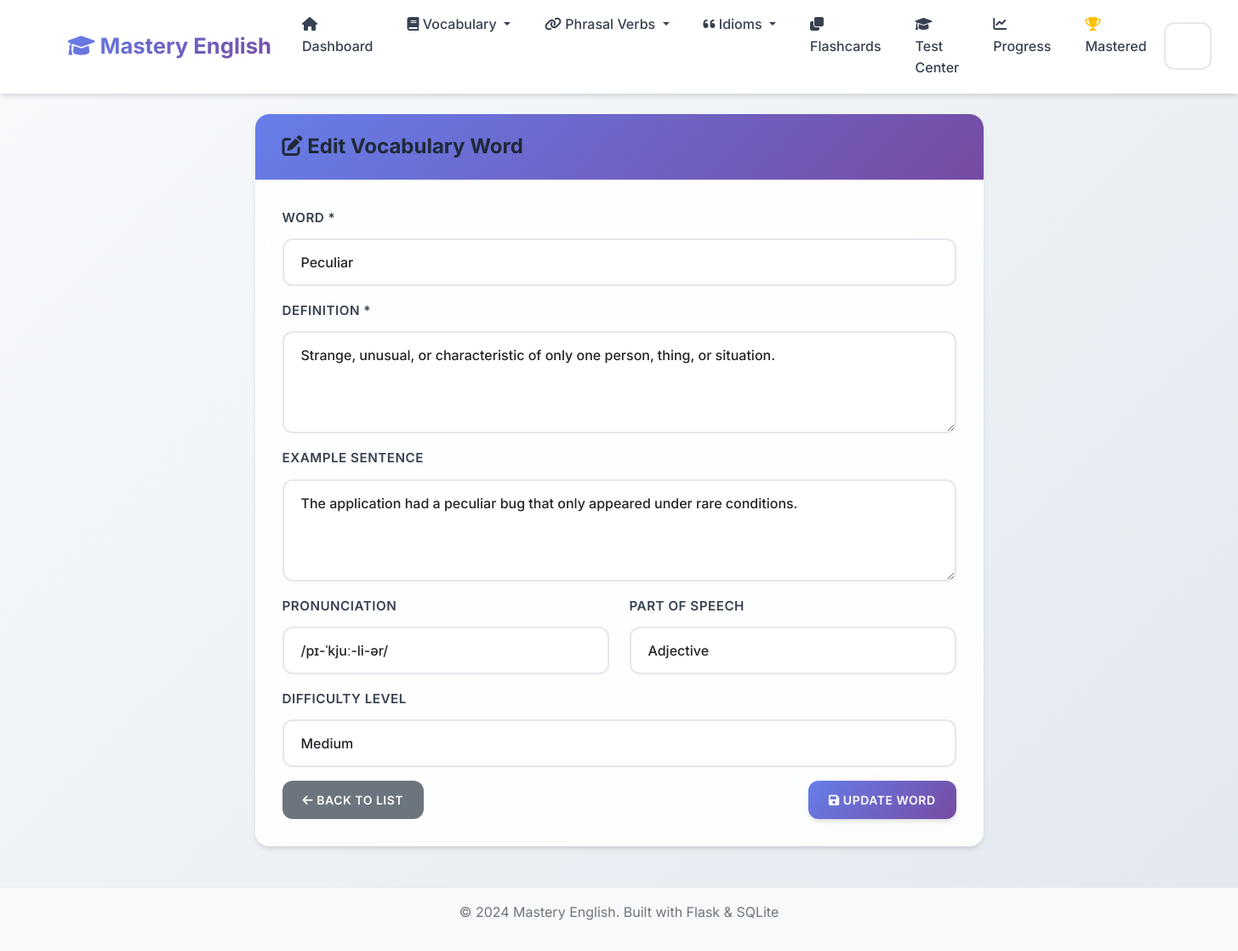
The app's page /vocabulary/40/edit with its own data.
### app.py (models this page shows, shortened)
class VocabularyWord(db.Model):
    __tablename__ = 'vocabulary_words'
    id = db.Column(db.Integer, primary_key=True)
    word = db.Column(db.String(100), nullable=False)
    definition = db.Column(db.Text, nullable=False)
    example_sentence = db.Column(db.Text)
    pronunciation = db.Column(db.String(100))
    part_of_speech = db.Column(db.String(50))
    difficulty_level = db.Column(db.String(20), default='medium')
    date_added = db.Column(db.DateTime, default=datetime.utcnow)
    times_practiced = db.Column(db.Integer, default=0)
    last_practiced = db.Column(db.DateTime)
    mastery_level = db.Column(db.Integer, default=0)

### app.py (the view, shortened to what this page needs)
@app.route('/vocabulary/<int:id>/edit', methods=['GET', 'POST'])
def edit_vocabulary(id):
    word = VocabularyWord.query.get_or_404(id)
    return render_template('edit_vocabulary.html', word=word)

### templates/edit_vocabulary.html (shortened to what this page needs)
{% extends "base.html" %}
{% block content %}
<div class="row">
    <div class="col-md-8 mx-auto">
        <div class="card">
            <div class="card-header">
                <h4 class="mb-0">
                    <i class="fas fa-edit"></i> Edit Vocabulary Word
                </h4>
            </div>
            <div class="card-body">
                <form method="POST">
                    <div class="mb-3">
                        <label for="word" class="form-label">Word *</label>
                        <input type="text" class="form-control" id="word" name="word" value="{{ word.word }}" required>
                    </div>
                    <div class="mb-3">
                        <label for="definition" class="form-label">Definition *</label>
                        <textarea class="form-control" id="definition" name="definition" rows="3" required>{{ word.definition }}</textarea>
                    </div>
                    <div class="mb-3">
                        <label for="example_sentence" class="form-label">Example Sentence</label>
                        <textarea class="form-control" id="example_sentence" name="example_sentence" rows="2">{{ word.example_sentence or '' }}</textarea>
                    </div>
                    <div class="row">
                        <div class="col-md-6">
                            <div class="mb-3">
                                <label for="pronunciation" class="form-label">Pronunciation</label>
                                <input type="text" class="form-control" id="pronunciation" name="pronunciation" value="{{ word.pronunciation or '' }}" placeholder="e.g., /prəˌnʌnsiˈeɪʃən/">
                            </div>
                        </div>
                        <div class="col-md-6">
                            <div class="mb-3">
                                <label for="part_of_speech" class="form-label">Part of Speech</label>
                                <select class="form-select" id="part_of_speech" name="part_of_speech">
                                    <option value="adjective" {% if word.part_of_speech == 'adjective' %}selected{% endif %}>Adjective</option>
                                </select>
                            </div>
                        </div>
                    </div>
                    <div class="mb-3">
                        <label for="difficulty_level" class="form-label">Difficulty Level</label>
                        <select class="form-select" id="difficulty_level" name="difficulty_level">
                            <option value="medium" {% if word.difficulty_level == 'medium' %}selected{% endif %}>Medium</option>
                        </select>
                    </div>
                    <div class="d-flex justify-content-between">
                        <a href="{{ url_for('vocabulary_list') }}" class="btn btn-secondary">
                            <i class="fas fa-arrow-left"></i> Back to List
                        </a>
                        <button type="submit" class="btn btn-primary">
                            <i class="fas fa-save"></i> Update Word
                        </button>
                    </div>
                </form>
            </div>
        </div>
    </div>
</div>
{% endblock %}

### static/css/style.css (style rules this page uses)
:root { --primary-color: #6366f1; --primary-dark: #4f46e5; --primary-light: #8b5cf6; --success-color: #10b981; --success-dark: #059669; --info-color: #06b6d4; --info-dark: #0891b2; --warning-color: #f59e0b; --warning-dark: #d97706; --danger-color: #ef4444; --danger-dark: #dc2626; --light-color: #f8fafc; --dark-color: #1e293b; --gray-50: #f9fafb; --gray-100: #f3f4f6; --gray-200: #e5e7eb; --gray-300: #d1d5db; --gray-400: #9ca3af; --gray-500: #6b7280; --gray-600: #4b5563; --gray-700: #374151; --gray-800: #1f2937; --gray-900: #111827; --gradient-primary: linear-gradient(135deg, #667eea 0%, #764ba2 100%); --gradient-success: linear-gradient(135deg, #11998e 0%, #38ef7d 100%); --gradient-info: linear-gradient(135deg, #667db6 0%, #0082c8 100%); --gradient-warning: linear-gradient(135deg, #f093fb 0%, #f5576c 100%); --gradient-hero: linear-gradient(135deg, #667eea 0%, #764ba2 50%, #f093fb 100%); --shadow-sm: 0 1px 2px 0 rgba(0, 0, 0, 0.05); --shadow: 0 4px 6px -1px rgba(0, 0, 0, 0.1), 0 2px 4px -1px rgba(0, 0, 0, 0.06); --shadow-md: 0 10px 15px -3px rgba(0, 0, 0, 0.1), 0 4px 6px -2px rgba(0, 0, 0, 0.05); --shadow-lg: 0 20px 25px -5px rgba(0, 0, 0, 0.1), 0 10px 10px -5px rgba(0, 0, 0, 0.04); --shadow-xl: 0 25px 50px -12px rgba(0, 0, 0, 0.25); }
body { font-family: 'Inter', 'Segoe UI', -apple-system, BlinkMacSystemFont, sans-serif; background: linear-gradient(135deg, #f8fafc 0%, #e2e8f0 100%); min-height: 100vh; line-height: 1.6; color: var(--gray-800); }
.card { border: none; border-radius: 16px; background: rgba(255, 255, 255, 0.9); backdrop-filter: blur(10px); box-shadow: var(--shadow); transition: all 0.4s cubic-bezier(0.4, 0, 0.2, 1); position: relative; overflow: hidden; }
.card::before { content: ''; position: absolute; top: 0; left: 0; width: 100%; height: 2px; background: var(--gradient-primary); transform: scaleX(0); transition: transform 0.3s ease; }
.card-header { background: var(--gradient-primary); color: white; border-bottom: none; border-radius: 16px 16px 0 0 !important; padding: 1.5rem 2rem; font-weight: 600; }
.card-body { padding: 2rem; }
.btn { border-radius: 12px; font-weight: 600; padding: 0.75rem 1.5rem; text-transform: uppercase; letter-spacing: 0.5px; font-size: 0.875rem; transition: all 0.3s cubic-bezier(0.4, 0, 0.2, 1); position: relative; overflow: hidden; border: none; }
.btn::before { content: ''; position: absolute; top: 0; left: -100%; width: 100%; height: 100%; background: linear-gradient(90deg, transparent, rgba(255,255,255,0.2), transparent); transition: left 0.5s; }
.btn-primary { background: var(--gradient-primary); box-shadow: var(--shadow); }
.form-control, .form-select { border-radius: 12px; border: 2px solid var(--gray-200); padding: 0.875rem 1.25rem; font-size: 1rem; font-weight: 500; background: rgba(255, 255, 255, 0.8); backdrop-filter: blur(10px); transition: all 0.3s cubic-bezier(0.4, 0, 0.2, 1); }
.form-label { font-weight: 600; color: var(--gray-700); margin-bottom: 0.75rem; font-size: 0.95rem; text-transform: uppercase; letter-spacing: 0.5px; }
textarea.form-control { resize: vertical; min-height: 120px; }
h1, h2, h3, h4, h5, h6 { font-weight: 700; color: var(--gray-800); }
.fa, .fas, .far { transition: all 0.3s ease; }

### records on screen
VocabularyWord: word "Peculiar", definition "Strange, unusual, or characteristic of only one person, thing, or situation.", example_sentence "The application had a peculiar bug that only appeared under rare conditions.", pronunciation "/pɪ-ˈkjuː-li-ər/", part_of_speech "Adjective", difficulty_level "Medium"
